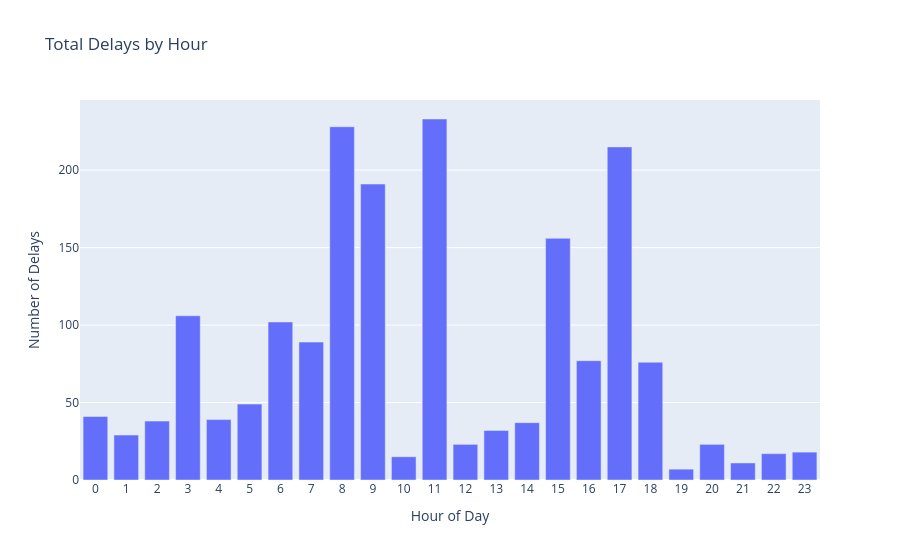
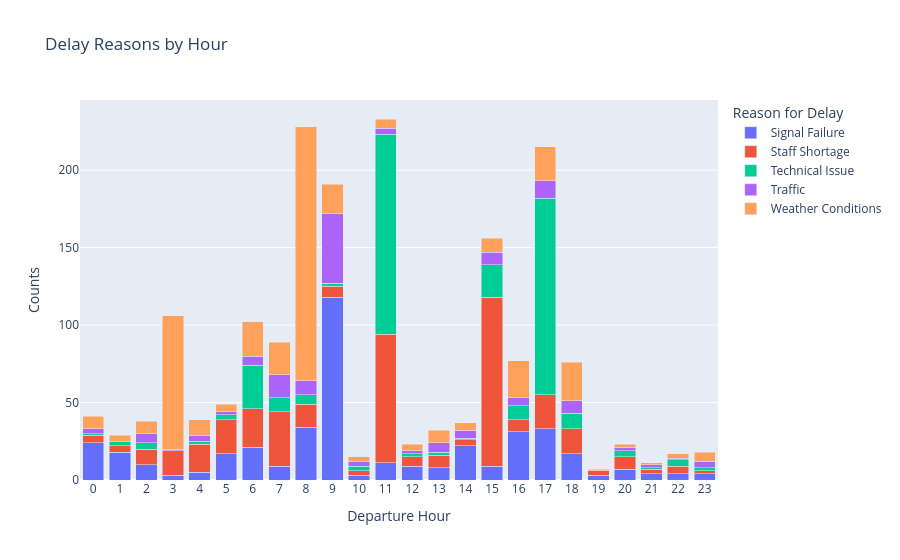
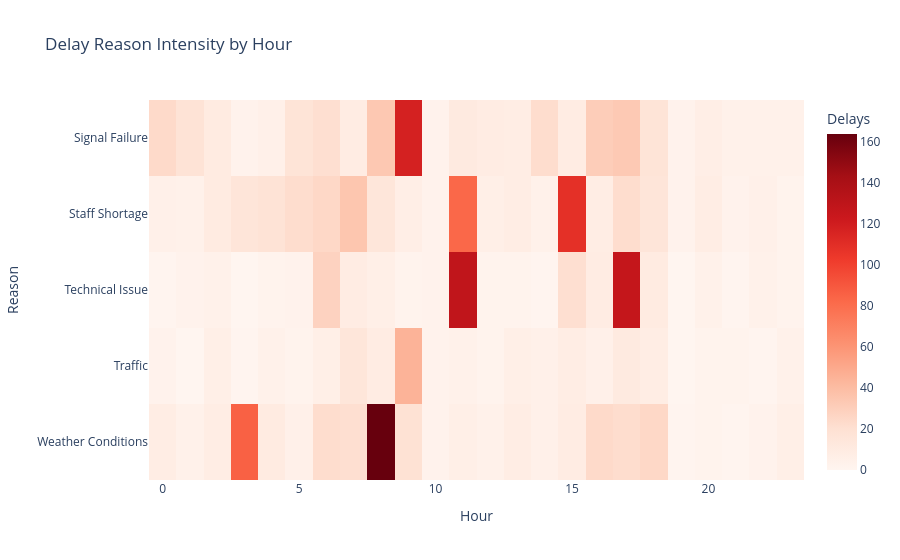

Notebook cell for these charts, in order:
### Code cell
import pandas as pd
import plotly.express as px

# 1. PREPARE THE DATA
# Extract hour from departure time
trips['Departure Hour'] = pd.to_datetime(trips['Departure Time']).dt.hour

# Create hourly delays count
hourly_delays = (
    trips[trips['Journey Status'].isin(['Delayed', 'Cancelled'])]
    .groupby('Departure Hour', as_index=False)
    .agg(Delayed_Trips=('Trip ID', 'count'))
    .rename(columns={'Delayed_Trips': 'Delayed Trips'})
)

# 2. VISUALIZATIONS
# First Visualization: Basic Hourly Delay Count
fig1 = px.bar(
    hourly_delays,
    x='Departure Hour',
    y='Delayed Trips',
    title='Total Delays by Hour',
    labels={'Departure Hour': 'Hour of Day', 'Delayed Trips': 'Number of Delays'}
)
fig1.update_layout(xaxis=dict(tickmode='linear', dtick=1))

# Second Visualization: Delay Reasons (if available)
if 'Reason for Delay' in trips.columns:
    reason_hourly = (
        trips[trips['Journey Status'].isin(['Delayed', 'Cancelled'])]
        .groupby(['Departure Hour', 'Reason for Delay'])
        .size()
        .reset_index(name='Counts')
    )  # THIS WAS THE MISSING PARENTHESIS
    
    fig2 = px.bar(
        reason_hourly,
        x='Departure Hour',
        y='Counts',
        color='Reason for Delay',
        title='Delay Reasons by Hour',
        barmode='stack'
    )
    fig2.update_layout(xaxis=dict(tickmode='linear', dtick=1))

# Third Visualization: Heatmap
if 'Reason for Delay' in trips.columns:
    heatmap_data = reason_hourly.pivot(
        index='Departure Hour',
        columns='Reason for Delay',
        values='Counts'
    ).fillna(0)
    
    fig3 = px.imshow(
        heatmap_data.T,
        color_continuous_scale='reds',
        title='Delay Reason Intensity by Hour',
        labels=dict(x="Hour", y="Reason", color="Delays")
    )

# Show plots
fig1.show()
if 'Reason for Delay' in trips.columns:
    fig2.show()
    fig3.show()
else:
    print("No 'Reason for Delay' column found - skipping reason analysis")

### Figure 1 — Plotly figure (JSON) as saved in the notebook; plotly's stock layout.template omitted (floating-point values rounded to 4 significant figures)
{"data": [{"alignmentgroup": "True", "hovertemplate": "Hour of Day=%{x}<br>Number of Delays=%{y}<extra></extra>", "legendgroup": "", "marker": {"color": "#636efa", "pattern": {"shape": ""}}, "name": "", "offsetgroup": "", "orientation": "v", "showlegend": false, "textposition": "auto", "type": "bar", "x": [0, 1, 2, 3, 4, 5, 6, 7, 8, 9, 10, 11, 12, 13, 14, 15, 16, 17, 18, 19, 20, 21, 22, 23], "xaxis": "x", "y": [41, 29, 38, 106, 39, 49, 102, 89, 228, 191, 15, 233, 23, 32, 37, 156, 77, 215, 76, 7, 23, 11, 17, 18], "yaxis": "y"}], "layout": {"autosize": true, "barmode": "relative", "legend": {"tracegroupgap": 0}, "title": {"text": "Total Delays by Hour"}, "xaxis": {"anchor": "y", "autorange": true, "domain": [0, 1], "dtick": 1, "range": [-0.5, 23.5], "tickmode": "linear", "title": {"text": "Hour of Day"}, "type": "linear"}, "yaxis": {"anchor": "x", "autorange": true, "domain": [0, 1], "range": [0, 245.3], "title": {"text": "Number of Delays"}, "type": "linear"}}}

### Figure 2 — Plotly figure (JSON) as saved in the notebook; plotly's stock layout.template omitted (floating-point values rounded to 4 significant figures)
{"data": [{"alignmentgroup": "True", "hovertemplate": "Reason for Delay=Signal Failure<br>Departure Hour=%{x}<br>Counts=%{y}<extra></extra>", "legendgroup": "Signal Failure", "marker": {"color": "#636efa", "pattern": {"shape": ""}}, "name": "Signal Failure", "offsetgroup": "Signal Failure", "orientation": "v", "showlegend": true, "textposition": "auto", "type": "bar", "x": [0, 1, 2, 3, 4, 5, 6, 7, 8, 9, 10, 11, 12, 13, 14, 15, 16, 17, 18, 19, 20, 21, 22, 23], "xaxis": "x", "y": [24, 18, 10, 3, 5, 17, 21, 9, 34, 118, 3, 11, 9, 8, 22, 9, 31, 33, 17, 3, 7, 4, 4, 4], "yaxis": "y"}, {"alignmentgroup": "True", "hovertemplate": "Reason for Delay=Staff Shortage<br>Departure Hour=%{x}<br>Counts=%{y}<extra></extra>", "legendgroup": "Staff Shortage", "marker": {"color": "#EF553B", "pattern": {"shape": ""}}, "name": "Staff Shortage", "offsetgroup": "Staff Shortage", "orientation": "v", "showlegend": true, "textposition": "auto", "type": "bar", "x": [0, 1, 2, 3, 4, 5, 6, 7, 8, 9, 10, 11, 12, 13, 14, 15, 16, 17, 18, 19, 20, 21, 22, 23], "xaxis": "x", "y": [5, 4, 10, 16, 18, 22, 25, 35, 15, 7, 3, 83, 6, 8, 4, 109, 8, 22, 16, 3, 8, 3, 5, 2], "yaxis": "y"}, {"alignmentgroup": "True", "hovertemplate": "Reason for Delay=Technical Issue<br>Departure Hour=%{x}<br>Counts=%{y}<extra></extra>", "legendgroup": "Technical Issue", "marker": {"color": "#00cc96", "pattern": {"shape": ""}}, "name": "Technical Issue", "offsetgroup": "Technical Issue", "orientation": "v", "showlegend": true, "textposition": "auto", "type": "bar", "x": [0, 1, 2, 4, 5, 6, 7, 8, 9, 10, 11, 12, 13, 14, 15, 16, 17, 18, 20, 21, 22, 23], "xaxis": "x", "y": [1, 3, 4, 2, 3, 28, 9, 6, 2, 3, 129, 2, 2, 1, 21, 9, 127, 10, 4, 1, 4, 2], "yaxis": "y"}, {"alignmentgroup": "True", "hovertemplate": "Reason for Delay=Traffic<br>Departure Hour=%{x}<br>Counts=%{y}<extra></extra>", "legendgroup": "Traffic", "marker": {"color": "#ab63fa", "pattern": {"shape": ""}}, "name": "Traffic", "offsetgroup": "Traffic", "orientation": "v", "showlegend": true, "textposition": "auto", "type": "bar", "x": [0, 2, 3, 4, 5, 6, 7, 8, 9, 10, 11, 12, 13, 14, 15, 16, 17, 18, 20, 21, 22, 23], "xaxis": "x", "y": [3, 6, 1, 4, 2, 6, 15, 9, 45, 3, 4, 2, 6, 5, 8, 5, 11, 8, 2, 2, 1, 4], "yaxis": "y"}, {"alignmentgroup": "True", "hovertemplate": "Reason for Delay=Weather Conditions<br>Departure Hour=%{x}<br>Counts=%{y}<extra></extra>", "legendgroup": "Weather Conditions", "marker": {"color": "#FFA15A", "pattern": {"shape": ""}}, "name": "Weather Conditions", "offsetgroup": "Weather Conditions", "orientation": "v", "showlegend": true, "textposition": "auto", "type": "bar", "x": [0, 1, 2, 3, 4, 5, 6, 7, 8, 9, 10, 11, 12, 13, 14, 15, 16, 17, 18, 19, 20, 21, 22, 23], "xaxis": "x", "y": [8, 4, 8, 86, 10, 5, 22, 21, 164, 19, 3, 6, 4, 8, 5, 9, 24, 22, 25, 1, 2, 1, 3, 6], "yaxis": "y"}], "layout": {"autosize": true, "barmode": "stack", "legend": {"title": {"text": "Reason for Delay"}, "tracegroupgap": 0}, "title": {"text": "Delay Reasons by Hour"}, "xaxis": {"anchor": "y", "autorange": true, "domain": [0, 1], "dtick": 1, "range": [-0.5, 23.5], "tickmode": "linear", "title": {"text": "Departure Hour"}, "type": "linear"}, "yaxis": {"anchor": "x", "autorange": true, "domain": [0, 1], "range": [0, 245.3], "title": {"text": "Counts"}, "type": "linear"}}}

### Figure 3 — Plotly figure (JSON) as saved in the notebook; plotly's stock layout.template omitted (floating-point values rounded to 4 significant figures)
{"data": [{"coloraxis": "coloraxis", "hovertemplate": "Hour: %{x}<br>Reason: %{y}<br>Delays: %{z}<extra></extra>", "name": "0", "type": "heatmap", "x": [0, 1, 2, 3, 4, 5, 6, 7, 8, 9, 10, 11, 12, 13, 14, 15, 16, 17, 18, 19, 20, 21, 22, 23], "xaxis": "x", "y": ["Signal Failure", "Staff Shortage", "Technical Issue", "Traffic", "Weather Conditions"], "yaxis": "y", "z": [[24, 18, 10, 3, 5, 17, 21, 9, 34, 118, 3, 11, 9, 8, 22, 9, 31, 33, 17, 3, 7, 4, 4, 4], [5, 4, 10, 16, 18, 22, 25, 35, 15, 7, 3, 83, 6, 8, 4, 109, 8, 22, 16, 3, 8, 3, 5, 2], [1, 3, 4, 0, 2, 3, 28, 9, 6, 2, 3, 129, 2, 2, 1, 21, 9, 127, 10, 0, 4, 1, 4, 2], [3, 0, 6, 1, 4, 2, 6, 15, 9, 45, 3, 4, 2, 6, 5, 8, 5, 11, 8, 0, 2, 2, 1, 4], [8, 4, 8, 86, 10, 5, 22, 21, 164, 19, 3, 6, 4, 8, 5, 9, 24, 22, 25, 1, 2, 1, 3, 6]]}], "layout": {"autosize": true, "coloraxis": {"colorbar": {"title": {"text": "Delays"}}, "colorscale": [[0, "rgb(255,245,240)"], [0.125, "rgb(254,224,210)"], [0.25, "rgb(252,187,161)"], [0.375, "rgb(252,146,114)"], [0.5, "rgb(251,106,74)"], [0.625, "rgb(239,59,44)"], [0.75, "rgb(203,24,29)"], [0.875, "rgb(165,15,21)"], [1, "rgb(103,0,13)"]]}, "title": {"text": "Delay Reason Intensity by Hour"}, "xaxis": {"anchor": "y", "autorange": true, "constrain": "domain", "domain": [0, 1], "range": [-0.5, 23.5], "scaleanchor": "y", "title": {"text": "Hour"}, "type": "linear"}, "yaxis": {"anchor": "x", "autorange": true, "constrain": "domain", "domain": [0, 1], "range": [4.5, -0.5], "title": {"text": "Reason"}, "type": "category"}}}
